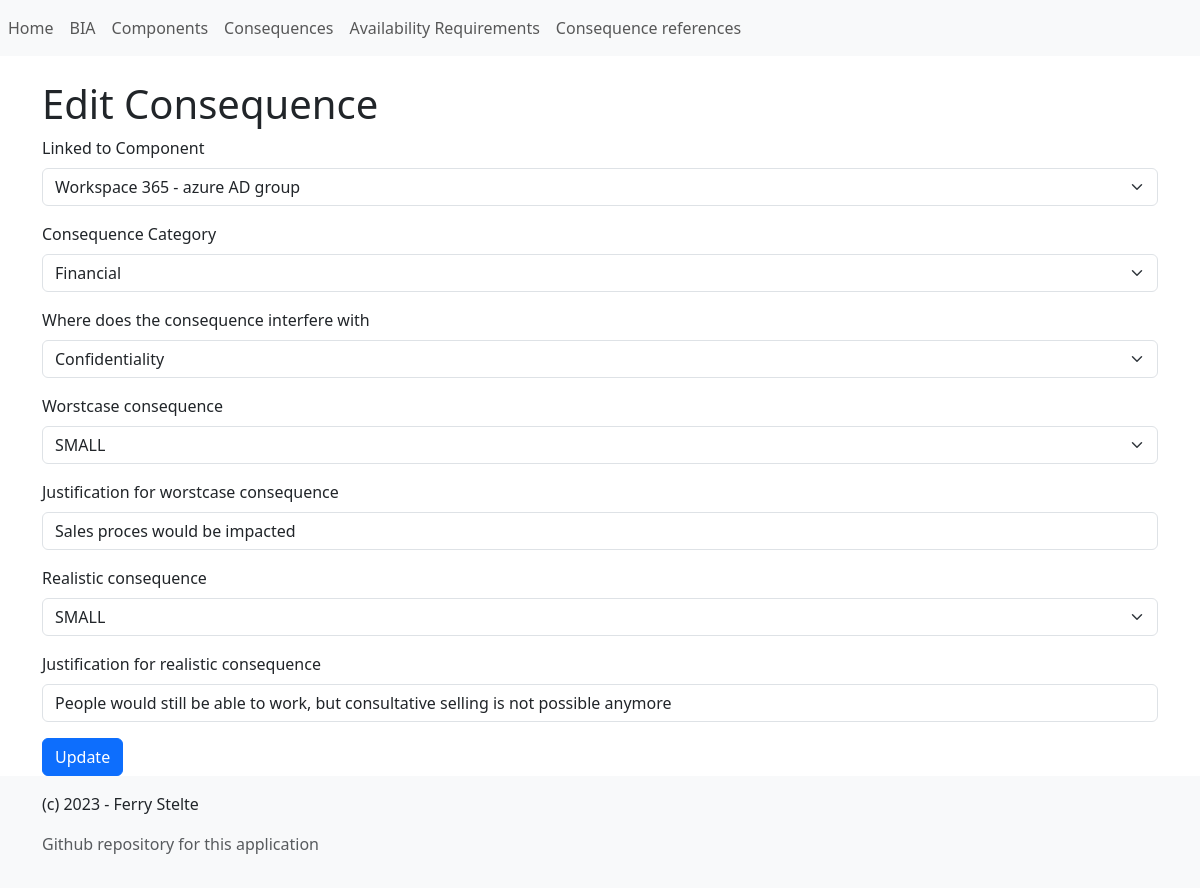
The app's page /manage-data/consequence/edit/1 with its own data.
### app/model.py (models this page shows)
class Consequences(Base):
    __tablename__ = 'consequences'
    id = Column(Integer, primary_key=True)
    component_name = Column(Integer, ForeignKey('components.component_name'))
    category = Column(String)
    security_property = Column(String)
    consequence_worstcase = Column(String)
    justification_worstcase = Column(String)
    consequence_realisticcase = Column(String)
    justification_realisticcase = Column(String)

class Components(Base):
    __tablename__ = 'components'
    id = Column(Integer, primary_key=True)
    bia_name = Column(Integer, ForeignKey('context_scope.name'))
    component_name = Column(String)
    processes_dependencies = Column(String)
    info_type = Column(String)
    user_type = Column(String)
    description = Column(String)

### app/blueprints/manage_data/views.py (the view)
@manage_data_blueprint.route('/consequence/edit/<int:consequence_id>', methods=['GET', 'POST'])
def consequence_edit(consequence_id):
    item = app_db.session.query(Consequences).filter(Consequences.id == consequence_id).first()
    if item is None:
        abort(403)
    form = ConsequenceEditForm(obj=item)
    if form.validate_on_submit():
        form.populate_obj(item)
        app_db.session.commit()
        flash('Consequences updated: ' + item.consequence_category, 'info')
        return redirect(url_for('manage_data.consequence_list'))
    return render_template('item_new_edit.html', title='Edit Consequence', form=form)

### app/blueprints/manage_data/forms.py
class ConsequenceEditForm(FlaskForm, ConsequenceNewEditFormMixin):
    submit = SubmitField('Update')

### app/factory.py (called while the page is built)
def create_app():
    app = Flask(__name__)
    app.config.from_object('config.ConfigDevelopment')
    app.logger = app_logging.init_app(app)
    app_db.init_app(app)
    app.logger.debug('test debug message')
    Bootstrap5(app)
    csrf = CSRFProtect()
    csrf.init_app(app)
    from .blueprints.manage_data.views import manage_data_blueprint
    app.register_blueprint(manage_data_blueprint, url_prefix='/manage-data')
    @app.teardown_appcontext
    def teardown_db(response_or_exception):
        if hasattr(app_db, 'session'):
            app_db.session.remove()
    @app.route('/')
    def index():
        return render_template(
            'home.html',
            welcome_message='Hello world',
        )
    return app

### app/templates/item_new_edit.html
{% from 'bootstrap/form.html' import render_form %}
{% extends "base.html" %}
{% block content %}
	<h1>
		{{ title }}
	</h1>
	{{ render_form(form) }}
{% endblock %}

### records on screen
Consequences: component_name "Workspace 365 - azure AD group", category "Financial", security_property "Confidentiality", consequence_worstcase "SMALL", justification_worstcase "Sales proces would be impacted", consequence_realisticcase "SMALL", justification_realisticcase "People would still be able to work, but consultative selling is not possible anymore"

### other values on screen
{{ render_nav_item('index', 'Home', use_li=True) }} "Home"
{{ render_nav_item('manage_data.bia_list', 'BIA', use_li=True) }} "BIA"
{{ title }} "Edit Consequence"
